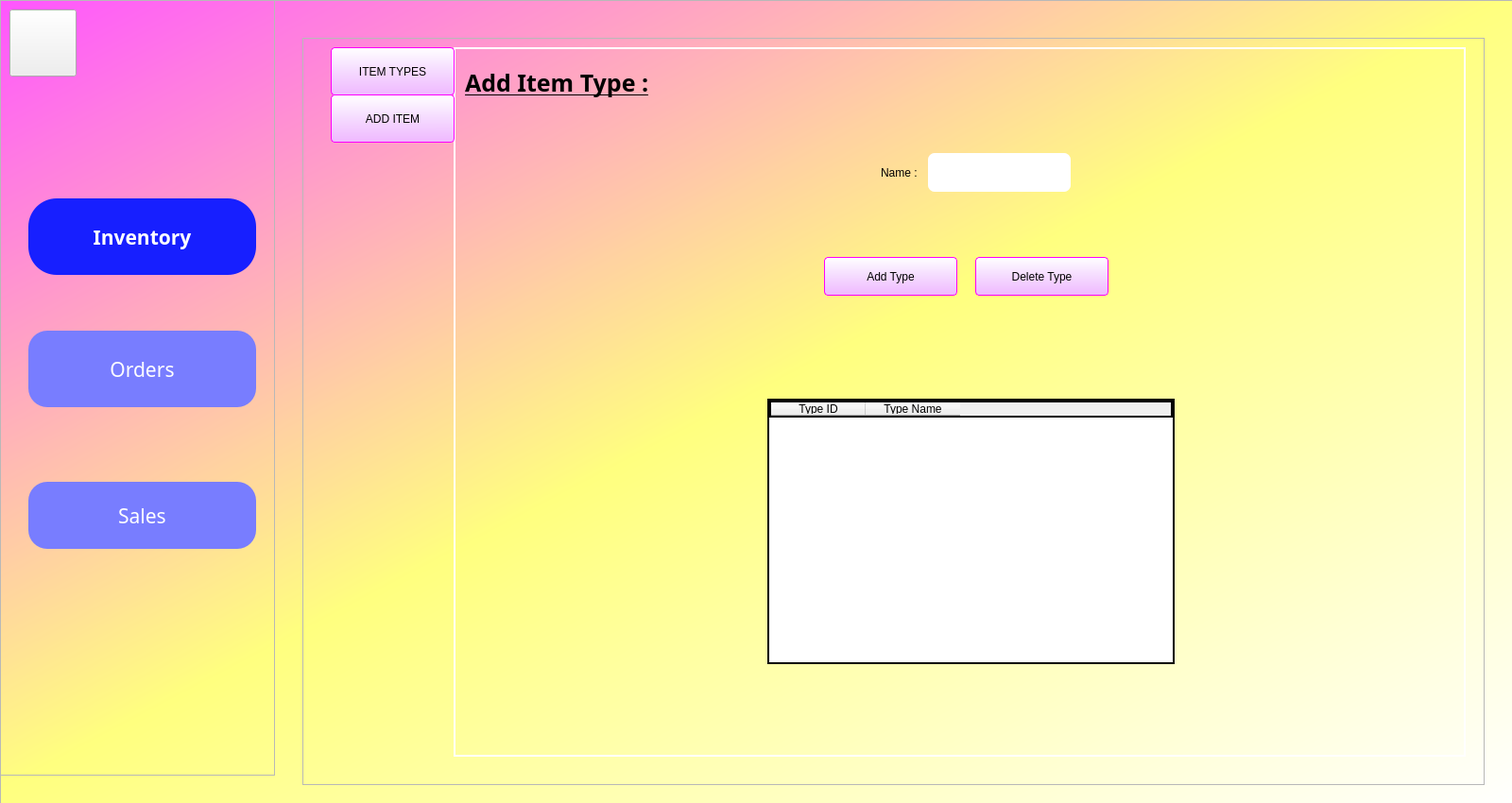
<?xml version="1.0" encoding="UTF-8"?>
<ui version="4.0">
 <class>mainPage</class>
 <widget class="QDialog" name="mainPage">
  <property name="geometry">
   <rect>
    <x>0</x>
    <y>0</y>
    <width>1600</width>
    <height>850</height>
   </rect>
  </property>
  <property name="minimumSize">
   <size>
    <width>1350</width>
    <height>700</height>
   </size>
  </property>
  <property name="windowTitle">
   <string>Dialog</string>
  </property>
  <property name="styleSheet">
   <string notr="true">QDialog{
background-color:qlineargradient(spread:pad, x1:0, y1:0, x2:1, y2:1, stop:0 rgba(255, 85, 255, 255), stop:0.492537 rgba(255, 255, 127, 255), stop:1 rgba(255, 255, 255, 255));}</string>
  </property>
  <widget class="QFrame" name="frame">
   <property name="geometry">
    <rect>
     <x>0</x>
     <y>0</y>
     <width>1601</width>
     <height>851</height>
    </rect>
   </property>
   <property name="frameShape">
    <enum>QFrame::StyledPanel</enum>
   </property>
   <property name="frameShadow">
    <enum>QFrame::Raised</enum>
   </property>
   <widget class="QWidget" name="invFrm" native="true">
    <property name="enabled">
     <bool>true</bool>
    </property>
    <property name="geometry">
     <rect>
      <x>290</x>
      <y>0</y>
      <width>1311</width>
      <height>841</height>
     </rect>
    </property>
    <property name="styleSheet">
     <string notr="true"/>
    </property>
    <widget class="QFrame" name="frame_2">
     <property name="geometry">
      <rect>
       <x>30</x>
       <y>40</y>
       <width>1251</width>
       <height>791</height>
      </rect>
     </property>
     <property name="frameShape">
      <enum>QFrame::StyledPanel</enum>
     </property>
     <property name="frameShadow">
      <enum>QFrame::Raised</enum>
     </property>
     <widget class="QPushButton" name="addItm">
      <property name="geometry">
       <rect>
        <x>30</x>
        <y>60</y>
        <width>131</width>
        <height>51</height>
       </rect>
      </property>
      <property name="styleSheet">
       <string notr="true">QPushButton{background-color:qlineargradient(spread:pad, x1:0.527, y1:1, x2:0.522388, y2:0, stop:0 rgba(239, 184, 255, 255), stop:0.512438 rgba(245, 219, 255, 255), stop:1 rgba(255, 255, 255, 255));
border-style:solid;
border-color:rgb(255, 0, 255);
padding:5px;
border-width:1px;
border-radius:4px;
}
QPushButton::pressed{
background-color:rgb(206, 206, 206);
}</string>
      </property>
      <property name="text">
       <string>ADD ITEM</string>
      </property>
     </widget>
     <widget class="QStackedWidget" name="stackedWidget">
      <property name="geometry">
       <rect>
        <x>160</x>
        <y>10</y>
        <width>1071</width>
        <height>751</height>
       </rect>
      </property>
      <property name="styleSheet">
       <string notr="true">QStackedWidget#stackedWidget{
border-style:solid;
border-color:white;
border-width:2px;
background-color:none;
}</string>
      </property>
      <property name="currentIndex">
       <number>1</number>
      </property>
      <widget class="QWidget" name="page">
       <widget class="QPushButton" name="addbtn">
        <property name="geometry">
         <rect>
          <x>530</x>
          <y>660</y>
          <width>131</width>
          <height>41</height>
         </rect>
        </property>
        <property name="styleSheet">
         <string notr="true">QPushButton{background-color:qlineargradient(spread:pad, x1:0.527, y1:1, x2:0.522388, y2:0, stop:0 rgba(239, 184, 255, 255), stop:0.512438 rgba(245, 219, 255, 255), stop:1 rgba(255, 255, 255, 255));

border-style:solid;

border-color:black;
padding:5px;
border-width:1px;
border-radius:5;
}
QPushButton::pressed{
background-color:rgb(206, 206, 206);
}</string>
        </property>
        <property name="text">
         <string>Add Item</string>
        </property>
        <property name="flat">
         <bool>false</bool>
        </property>
       </widget>
       <widget class="QFrame" name="frame_8">
        <property name="geometry">
         <rect>
          <x>480</x>
          <y>560</y>
          <width>211</width>
          <height>51</height>
         </rect>
        </property>
        <property name="styleSheet">
         <string notr="true">border-style:none;</string>
        </property>
        <property name="frameShape">
         <enum>QFrame::StyledPanel</enum>
        </property>
        <property name="frameShadow">
         <enum>QFrame::Raised</enum>
        </property>
        <widget class="QLineEdit" name="cpEdt">
         <property name="geometry">
          <rect>
           <x>90</x>
           <y>10</y>
           <width>113</width>
           <height>31</height>
          </rect>
         </property>
        </widget>
        <widget class="QLabel" name="label_14">
         <property name="geometry">
          <rect>
           <x>10</x>
           <y>20</y>
           <width>71</width>
           <height>16</height>
          </rect>
         </property>
         <property name="text">
          <string>Cost Price :</string>
         </property>
        </widget>
       </widget>
       <widget class="QFrame" name="frame_9">
        <property name="geometry">
         <rect>
          <x>190</x>
          <y>490</y>
          <width>241</width>
          <height>51</height>
         </rect>
        </property>
        <property name="styleSheet">
         <string notr="true">border-style:none;</string>
        </property>
        <property name="frameShape">
         <enum>QFrame::StyledPanel</enum>
        </property>
        <property name="frameShadow">
         <enum>QFrame::Raised</enum>
        </property>
        <widget class="QLineEdit" name="nmeEdt">
         <property name="geometry">
          <rect>
           <x>110</x>
           <y>10</y>
           <width>113</width>
           <height>31</height>
          </rect>
         </property>
        </widget>
        <widget class="QLabel" name="label_16">
         <property name="geometry">
          <rect>
           <x>50</x>
           <y>20</y>
           <width>55</width>
           <height>16</height>
          </rect>
         </property>
         <property name="text">
          <string>Name :</string>
         </property>
        </widget>
       </widget>
       <widget class="QFrame" name="frame_10">
        <property name="geometry">
         <rect>
          <x>460</x>
          <y>490</y>
          <width>241</width>
          <height>51</height>
         </rect>
        </property>
        <property name="styleSheet">
         <string notr="true">border-style:none;</string>
        </property>
        <property name="frameShape">
         <enum>QFrame::StyledPanel</enum>
        </property>
        <property name="frameShadow">
         <enum>QFrame::Raised</enum>
        </property>
        <widget class="QLineEdit" name="quantEdt">
         <property name="geometry">
          <rect>
           <x>110</x>
           <y>10</y>
           <width>113</width>
           <height>31</height>
          </rect>
         </property>
        </widget>
        <widget class="QLabel" name="label_17">
         <property name="geometry">
          <rect>
           <x>40</x>
           <y>20</y>
           <width>55</width>
           <height>16</height>
          </rect>
         </property>
         <property name="text">
          <string>Quantity :</string>
         </property>
        </widget>
       </widget>
       <widget class="QFrame" name="frame_11">
        <property name="geometry">
         <rect>
          <x>190</x>
          <y>650</y>
          <width>241</width>
          <height>51</height>
         </rect>
        </property>
        <property name="styleSheet">
         <string notr="true">border-style:none;</string>
        </property>
        <property name="frameShape">
         <enum>QFrame::StyledPanel</enum>
        </property>
        <property name="frameShadow">
         <enum>QFrame::Raised</enum>
        </property>
        <widget class="QLineEdit" name="spEdt">
         <property name="geometry">
          <rect>
           <x>110</x>
           <y>10</y>
           <width>113</width>
           <height>31</height>
          </rect>
         </property>
        </widget>
        <widget class="QLabel" name="label_18">
         <property name="geometry">
          <rect>
           <x>20</x>
           <y>20</y>
           <width>81</width>
           <height>16</height>
          </rect>
         </property>
         <property name="text">
          <string>Selling Price :</string>
         </property>
        </widget>
       </widget>
       <widget class="QFrame" name="frame_12">
        <property name="geometry">
         <rect>
          <x>200</x>
          <y>560</y>
          <width>211</width>
          <height>51</height>
         </rect>
        </property>
        <property name="styleSheet">
         <string notr="true">border-style:none;</string>
        </property>
        <property name="frameShape">
         <enum>QFrame::StyledPanel</enum>
        </property>
        <property name="frameShadow">
         <enum>QFrame::Raised</enum>
        </property>
        <widget class="QLabel" name="label_20">
         <property name="geometry">
          <rect>
           <x>10</x>
           <y>20</y>
           <width>71</width>
           <height>16</height>
          </rect>
         </property>
         <property name="text">
          <string>Item Type :</string>
         </property>
        </widget>
        <widget class="QComboBox" name="typCmb">
         <property name="geometry">
          <rect>
           <x>100</x>
           <y>11</y>
           <width>91</width>
           <height>31</height>
          </rect>
         </property>
        </widget>
       </widget>
       <widget class="QLabel" name="redLab">
        <property name="geometry">
         <rect>
          <x>370</x>
          <y>430</y>
          <width>311</width>
          <height>20</height>
         </rect>
        </property>
        <property name="font">
         <font>
          <family>Myanmar Text</family>
          <pointsize>10</pointsize>
          <weight>75</weight>
          <bold>true</bold>
         </font>
        </property>
        <property name="styleSheet">
         <string notr="true">color:red;</string>
        </property>
        <property name="text">
         <string/>
        </property>
        <property name="alignment">
         <set>Qt::AlignCenter</set>
        </property>
       </widget>
       <widget class="QTableWidget" name="tableWidget">
        <property name="geometry">
         <rect>
          <x>150</x>
          <y>70</y>
          <width>771</width>
          <height>331</height>
         </rect>
        </property>
        <property name="styleSheet">
         <string notr="true">border-style:solid;
border-width:2px;</string>
        </property>
        <property name="frameShadow">
         <enum>QFrame::Raised</enum>
        </property>
        <property name="editTriggers">
         <set>QAbstractItemView::NoEditTriggers</set>
        </property>
        <property name="alternatingRowColors">
         <bool>true</bool>
        </property>
        <property name="selectionMode">
         <enum>QAbstractItemView::SingleSelection</enum>
        </property>
        <attribute name="horizontalHeaderVisible">
         <bool>false</bool>
        </attribute>
        <attribute name="verticalHeaderVisible">
         <bool>false</bool>
        </attribute>
        <column>
         <property name="text">
          <string>ID</string>
         </property>
        </column>
        <column>
         <property name="text">
          <string>Name</string>
         </property>
        </column>
        <column>
         <property name="text">
          <string>Item Type</string>
         </property>
        </column>
        <column>
         <property name="text">
          <string>Cost Price</string>
         </property>
        </column>
        <column>
         <property name="text">
          <string>Selling Price</string>
         </property>
        </column>
        <column>
         <property name="text">
          <string>Quantity</string>
         </property>
        </column>
       </widget>
       <widget class="QPushButton" name="delbtn">
        <property name="geometry">
         <rect>
          <x>740</x>
          <y>580</y>
          <width>131</width>
          <height>41</height>
         </rect>
        </property>
        <property name="styleSheet">
         <string notr="true">QPushButton{background-color:qlineargradient(spread:pad, x1:0.527, y1:1, x2:0.522388, y2:0, stop:0 rgba(239, 184, 255, 255), stop:0.512438 rgba(245, 219, 255, 255), stop:1 rgba(255, 255, 255, 255));

border-style:solid;

border-color:black;
padding:5px;
border-width:1px;
border-radius:5;
}
QPushButton::pressed{
background-color:rgb(206, 206, 206);
}</string>
        </property>
        <property name="text">
         <string>Delete Item</string>
        </property>
       </widget>
       <widget class="QPushButton" name="addbtn_3">
        <property name="geometry">
         <rect>
          <x>740</x>
          <y>500</y>
          <width>131</width>
          <height>41</height>
         </rect>
        </property>
        <property name="styleSheet">
         <string notr="true">QPushButton{background-color:qlineargradient(spread:pad, x1:0.527, y1:1, x2:0.522388, y2:0, stop:0 rgba(239, 184, 255, 255), stop:0.512438 rgba(245, 219, 255, 255), stop:1 rgba(255, 255, 255, 255));

border-style:solid;

border-color:black;
padding:5px;
border-width:1px;
border-radius:5;
}
QPushButton::pressed{
background-color:rgb(206, 206, 206);
}</string>
        </property>
        <property name="text">
         <string>Edit Item</string>
        </property>
       </widget>
       <widget class="QPushButton" name="save">
        <property name="geometry">
         <rect>
          <x>740</x>
          <y>660</y>
          <width>131</width>
          <height>41</height>
         </rect>
        </property>
        <property name="styleSheet">
         <string notr="true">QPushButton{background-color:qlineargradient(spread:pad, x1:0.527, y1:1, x2:0.522388, y2:0, stop:0 rgba(239, 184, 255, 255), stop:0.512438 rgba(245, 219, 255, 255), stop:1 rgba(255, 255, 255, 255));

border-style:solid;

border-color:black;
padding:5px;
border-width:1px;
border-radius:5;
}
QPushButton::pressed{
background-color:rgb(206, 206, 206);
}</string>
        </property>
        <property name="text">
         <string>Save Changes</string>
        </property>
       </widget>
       <widget class="QPushButton" name="refbtn">
        <property name="geometry">
         <rect>
          <x>970</x>
          <y>80</y>
          <width>71</width>
          <height>51</height>
         </rect>
        </property>
        <property name="styleSheet">
         <string notr="true">border-style:none;</string>
        </property>
        <property name="text">
         <string/>
        </property>
        <property name="icon">
         <iconset resource="../test.qrc">
          <normaloff>:/newPrefix/ref_icon.png</normaloff>:/newPrefix/ref_icon.png</iconset>
        </property>
        <property name="iconSize">
         <size>
          <width>35</width>
          <height>35</height>
         </size>
        </property>
       </widget>
       <widget class="QLabel" name="label_3">
        <property name="geometry">
         <rect>
          <x>10</x>
          <y>10</y>
          <width>231</width>
          <height>51</height>
         </rect>
        </property>
        <property name="font">
         <font>
          <family>PMingLiU-ExtB</family>
          <pointsize>19</pointsize>
          <weight>75</weight>
          <bold>true</bold>
          <underline>true</underline>
         </font>
        </property>
        <property name="text">
         <string>Add Item :</string>
        </property>
       </widget>
      </widget>
      <widget class="QWidget" name="page_5">
       <widget class="QPushButton" name="addItp">
        <property name="geometry">
         <rect>
          <x>390</x>
          <y>220</y>
          <width>141</width>
          <height>41</height>
         </rect>
        </property>
        <property name="styleSheet">
         <string notr="true">QPushButton{background-color:qlineargradient(spread:pad, x1:0.527, y1:1, x2:0.522388, y2:0, stop:0 rgba(239, 184, 255, 255), stop:0.512438 rgba(245, 219, 255, 255), stop:1 rgba(255, 255, 255, 255));
border-style:solid;
border-color:rgb(255, 0, 255);
padding:5px;
border-width:1px;
border-radius:4px;
}
QPushButton::pressed{
background-color:rgb(206, 206, 206);
}</string>
        </property>
        <property name="text">
         <string>Add Type</string>
        </property>
       </widget>
       <widget class="QTableWidget" name="type_table">
        <property name="geometry">
         <rect>
          <x>330</x>
          <y>370</y>
          <width>431</width>
          <height>281</height>
         </rect>
        </property>
        <property name="styleSheet">
         <string notr="true">border-style:solid;
border-width:2px;</string>
        </property>
        <property name="editTriggers">
         <set>QAbstractItemView::NoEditTriggers</set>
        </property>
        <property name="alternatingRowColors">
         <bool>true</bool>
        </property>
        <property name="selectionMode">
         <enum>QAbstractItemView::SingleSelection</enum>
        </property>
        <attribute name="verticalHeaderVisible">
         <bool>false</bool>
        </attribute>
        <column>
         <property name="text">
          <string>Type ID</string>
         </property>
        </column>
        <column>
         <property name="text">
          <string>Type Name</string>
         </property>
        </column>
       </widget>
       <widget class="QFrame" name="frame_14">
        <property name="geometry">
         <rect>
          <x>440</x>
          <y>100</y>
          <width>221</width>
          <height>61</height>
         </rect>
        </property>
        <property name="styleSheet">
         <string notr="true">border-style:none;</string>
        </property>
        <property name="frameShape">
         <enum>QFrame::StyledPanel</enum>
        </property>
        <property name="frameShadow">
         <enum>QFrame::Raised</enum>
        </property>
        <widget class="QLineEdit" name="typNme">
         <property name="geometry">
          <rect>
           <x>60</x>
           <y>10</y>
           <width>151</width>
           <height>41</height>
          </rect>
         </property>
         <property name="styleSheet">
          <string notr="true">QLineEdit{border-style:solid;
border-width:0.04em;
border-color:#ef17ff;
border-radius:7px;}</string>
         </property>
        </widget>
        <widget class="QLabel" name="label_22">
         <property name="geometry">
          <rect>
           <x>10</x>
           <y>20</y>
           <width>55</width>
           <height>21</height>
          </rect>
         </property>
         <property name="text">
          <string>Name :</string>
         </property>
        </widget>
       </widget>
       <widget class="QLabel" name="label">
        <property name="geometry">
         <rect>
          <x>420</x>
          <y>300</y>
          <width>251</width>
          <height>20</height>
         </rect>
        </property>
        <property name="font">
         <font>
          <family>Myanmar Text</family>
          <pointsize>10</pointsize>
          <weight>75</weight>
          <bold>true</bold>
         </font>
        </property>
        <property name="styleSheet">
         <string notr="true">color:red;</string>
        </property>
        <property name="text">
         <string/>
        </property>
        <property name="alignment">
         <set>Qt::AlignCenter</set>
        </property>
       </widget>
       <widget class="QPushButton" name="deltp">
        <property name="geometry">
         <rect>
          <x>550</x>
          <y>220</y>
          <width>141</width>
          <height>41</height>
         </rect>
        </property>
        <property name="styleSheet">
         <string notr="true">QPushButton{background-color:qlineargradient(spread:pad, x1:0.527, y1:1, x2:0.522388, y2:0, stop:0 rgba(239, 184, 255, 255), stop:0.512438 rgba(245, 219, 255, 255), stop:1 rgba(255, 255, 255, 255));
border-style:solid;
border-color:rgb(255, 0, 255);
padding:5px;
border-width:1px;
border-radius:4px;
}
QPushButton::pressed{
background-color:rgb(206, 206, 206);
}</string>
        </property>
        <property name="text">
         <string>Delete Type</string>
        </property>
       </widget>
       <widget class="QLabel" name="label_2">
        <property name="geometry">
         <rect>
          <x>10</x>
          <y>10</y>
          <width>231</width>
          <height>51</height>
         </rect>
        </property>
        <property name="font">
         <font>
          <family>PMingLiU-ExtB</family>
          <pointsize>19</pointsize>
          <weight>75</weight>
          <bold>true</bold>
          <underline>true</underline>
         </font>
        </property>
        <property name="text">
         <string>Add Item Type :</string>
        </property>
       </widget>
      </widget>
     </widget>
     <widget class="QPushButton" name="itmTyp">
      <property name="geometry">
       <rect>
        <x>30</x>
        <y>10</y>
        <width>131</width>
        <height>51</height>
       </rect>
      </property>
      <property name="focusPolicy">
       <enum>Qt::ClickFocus</enum>
      </property>
      <property name="styleSheet">
       <string notr="true">QPushButton{background-color:qlineargradient(spread:pad, x1:0.527, y1:1, x2:0.522388, y2:0, stop:0 rgba(239, 184, 255, 255), stop:0.512438 rgba(245, 219, 255, 255), stop:1 rgba(255, 255, 255, 255));
border-style:solid;
border-color:rgb(255, 0, 255);
padding:5px;
border-width:1px;
border-radius:4px;
}
QPushButton::pressed{
background-color:rgb(206, 206, 206);
}</string>
      </property>
      <property name="text">
       <string>ITEM TYPES</string>
      </property>
      <property name="checkable">
       <bool>false</bool>
      </property>
      <property name="flat">
       <bool>false</bool>
      </property>
     </widget>
     <zorder>stackedWidget</zorder>
     <zorder>addItm</zorder>
     <zorder>itmTyp</zorder>
    </widget>
   </widget>
   <widget class="QFrame" name="frame_3">
    <property name="geometry">
     <rect>
      <x>0</x>
      <y>0</y>
      <width>291</width>
      <height>821</height>
     </rect>
    </property>
    <property name="styleSheet">
     <string notr="true"/>
    </property>
    <property name="frameShape">
     <enum>QFrame::StyledPanel</enum>
    </property>
    <property name="frameShadow">
     <enum>QFrame::Raised</enum>
    </property>
    <widget class="QPushButton" name="invBtn">
     <property name="enabled">
      <bool>true</bool>
     </property>
     <property name="geometry">
      <rect>
       <x>30</x>
       <y>210</y>
       <width>241</width>
       <height>81</height>
      </rect>
     </property>
     <property name="font">
      <font>
       <family>Bauhaus 93</family>
       <pointsize>16</pointsize>
       <weight>75</weight>
       <italic>false</italic>
       <bold>true</bold>
      </font>
     </property>
     <property name="contextMenuPolicy">
      <enum>Qt::NoContextMenu</enum>
     </property>
     <property name="acceptDrops">
      <bool>false</bool>
     </property>
     <property name="layoutDirection">
      <enum>Qt::LeftToRight</enum>
     </property>
     <property name="styleSheet">
      <string notr="true">QPushButton{
color:#ffffff;
background-color:#787dff;
border-radius:20px;}

QPushButton::hover{
border:3px solid black;
}
QPushButton::enabled{
background-color:#171fff;
border-radius:30px;
}</string>
     </property>
     <property name="text">
      <string>Inventory</string>
     </property>
     <property name="shortcut">
      <string/>
     </property>
    </widget>
    <widget class="QPushButton" name="orderBtn">
     <property name="enabled">
      <bool>true</bool>
     </property>
     <property name="geometry">
      <rect>
       <x>30</x>
       <y>350</y>
       <width>241</width>
       <height>81</height>
      </rect>
     </property>
     <property name="font">
      <font>
       <family>Bauhaus 93</family>
       <pointsize>16</pointsize>
      </font>
     </property>
     <property name="styleSheet">
      <string notr="true">QPushButton{
color:#ffffff;
background-color:#787dff;
border-radius:20px;}

QPushButton::hover{
border:3px solid black;
}
</string>
     </property>
     <property name="text">
      <string>Orders</string>
     </property>
    </widget>
    <widget class="QPushButton" name="salesBtn">
     <property name="enabled">
      <bool>true</bool>
     </property>
     <property name="geometry">
      <rect>
       <x>30</x>
       <y>510</y>
       <width>241</width>
       <height>71</height>
      </rect>
     </property>
     <property name="font">
      <font>
       <family>Bauhaus 93</family>
       <pointsize>16</pointsize>
      </font>
     </property>
     <property name="styleSheet">
      <string notr="true">QPushButton{
color:#ffffff;
background-color:#787dff;
border-radius:20px;}

QPushButton::hover{
border:3px solid black;
}
</string>
     </property>
     <property name="text">
      <string>Sales</string>
     </property>
    </widget>
    <widget class="QPushButton" name="pushButton_4">
     <property name="geometry">
      <rect>
       <x>10</x>
       <y>10</y>
       <width>71</width>
       <height>71</height>
      </rect>
     </property>
     <property name="text">
      <string/>
     </property>
     <property name="icon">
      <iconset resource="../test.qrc">
       <normaloff>:/newPrefix/backbtn.png</normaloff>:/newPrefix/backbtn.png</iconset>
     </property>
     <property name="iconSize">
      <size>
       <width>55</width>
       <height>55</height>
      </size>
     </property>
    </widget>
   </widget>
  </widget>
 </widget>
 <resources>
  <include location="../test.qrc"/>
 </resources>
 <connections/>
</ui>
